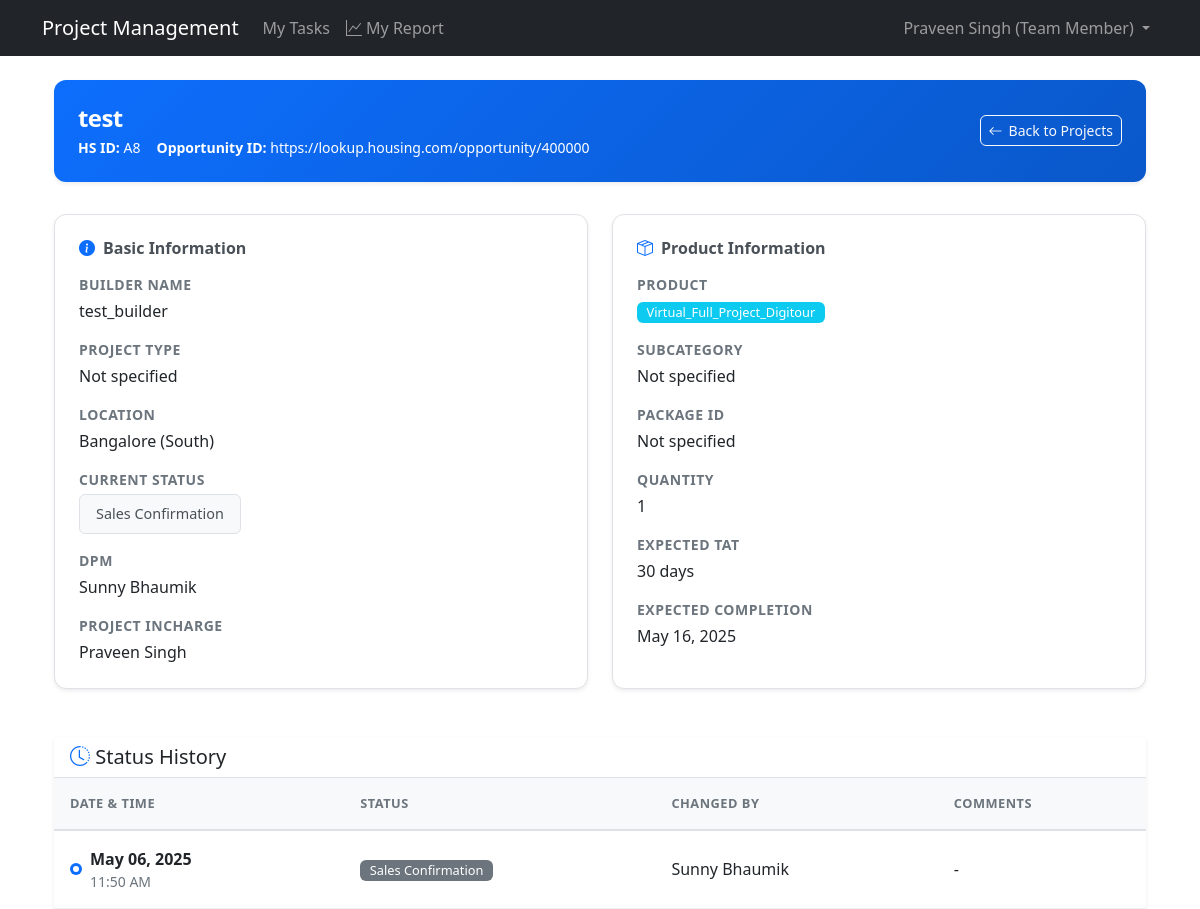
Before: /projects/aedaa6b4-0d60-4cdd-8ebd-8fbbb9c3879d/ (signed in) with the older database file.
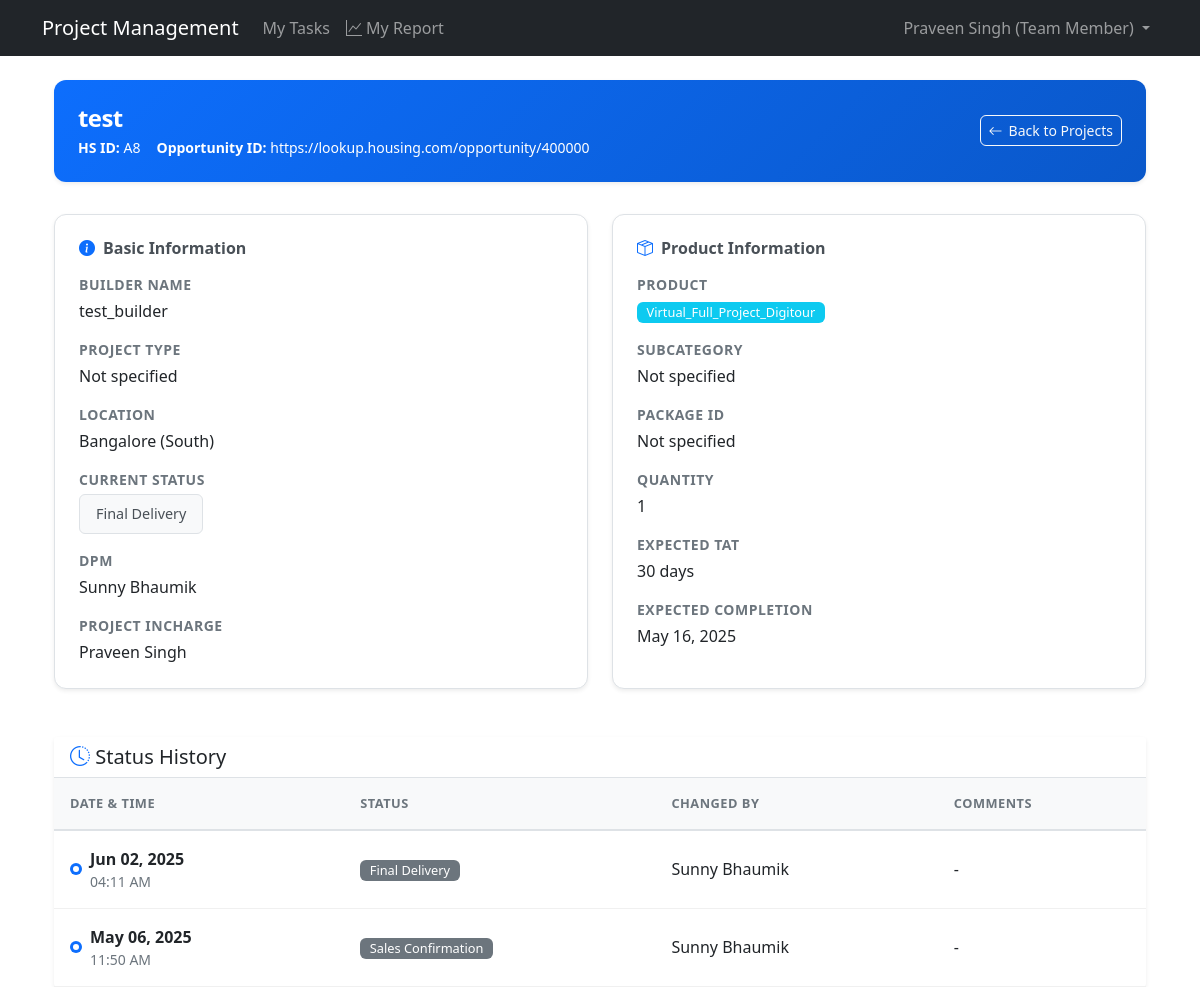
After: the same page with the newer database file.
### projects/models.py (models this page shows, shortened)
class Project(models.Model):
    id = models.UUIDField(
        primary_key=True,
        default=uuid.uuid4,
        editable=False
    )
    hs_id = models.CharField(
        max_length=10,
        unique=True,
        editable=False,
        help_text="Human-readable unique identifier (e.g., A1, A2, B1, etc.)"
    )
    opportunity_id = models.CharField(
        max_length=100,
        unique=False,
        help_text="Business opportunity identifier"
    )
    project_type = models.CharField(
        max_length=100,
        blank=True,
        null=True,
        help_text="Type of project (optional)"
    )
    project_name = models.CharField(
        max_length=255,
        help_text="Name of the project"
    )
    builder_name = models.CharField(
        max_length=255,
        help_text="Name of the builder/client"
    )
    city = models.ForeignKey(
        City,
        on_delete=models.PROTECT,
        related_name='projects',
        help_text="City where this project is located"
    )
    product = models.ForeignKey(
        Product,
        on_delete=models.PROTECT,
        related_name='projects',
        help_text="The product being delivered in this project"
    )
    product_subcategory = models.ForeignKey(
        ProductSubcategory,
        on_delete=models.PROTECT,
        related_name='projects',
        null=True,
        blank=True,
        help_text="Optional subcategory classification for this project"
    )
    package_id = models.CharField(
        max_length=100,
        blank=True,
        null=True,
        help_text="Optional package identifier"
    )
    quantity = models.PositiveIntegerField(
        help_text="Quantity of products for this project"
    )
    purchase_date = models.DateField(
        help_text="Date when the project was purchased"
    )
    sales_confirmation_date = models.DateField(
        help_text="Date when sales confirmation was received"
    )
    expected_tat = models.PositiveIntegerField(
        validators=[MinValueValidator(1)],
        help_text="Expected turnaround time in days (defaults to product TAT but can be overridden)"
    )
    account_manager = models.CharField(
        max_length=255,
        help_text="Name of the account manager responsible for this project"
    )
    dpm = models.ForeignKey(
        User,
        on_delete=models.PROTECT,
        related_name='dpm_projects',
        help_text="The Digital Project Manager assigned to this project"
    )
    current_status = models.ForeignKey(
        ProjectStatusOption,
        on_delete=models.PROTECT,
        related_name='projects',
        help_text="Current status of the project"
    )
    project_incharge = models.ForeignKey(
        'accounts.User',
        on_delete=models.PROTECT,
        related_name='incharge_projects',
        null=True,
        blank=True,
        help_text="Team member assigned as project incharge"
    )
    expected_completion_date = models.DateField(
        null=True,
        blank=True,
        help_text="Expected date of project completion"
    )
    delivery_performance_rating = models.DecimalField(
        max_digits=2,
        decimal_places=1,
        null=True,
        blank=True,
        validators=[
            MinValueValidator(1),
            MaxValueValidator(5)
        ],
        help_text="Delivery performance rating (1-5)"
    )
    created_at = models.DateTimeField(auto_now_add=True)
    updated_at = models.DateTimeField(auto_now=True)
    class Meta:
        ordering = ['-created_at']
        verbose_name = 'Project'
        verbose_name_plural = 'Projects'
        indexes = [
            models.Index(fields=['opportunity_id']),
        ]

class ProjectStatusOption(models.Model):
    id = models.UUIDField(
        primary_key=True,
        default=uuid.uuid4,
        editable=False
    )
    name = models.CharField(
        max_length=100,
        unique=True,
        help_text="Name of the status (e.g., 'Sales Confirmation')"
    )
    category_one = models.CharField(
        max_length=100,
        help_text="First level categorization (e.g., 'Awaiting Data')"
    )
    category_two = models.CharField(
        max_length=100,
        help_text="Second level categorization (e.g., 'Not Started')"
    )
    order = models.PositiveIntegerField(
        help_text="Sequence number for ordering statuses"
    )
    is_active = models.BooleanField(
        default=True,
        help_text="Whether this status is currently available for use"
    )
    created_at = models.DateTimeField(auto_now_add=True)
    updated_at = models.DateTimeField(auto_now=True)
    class Meta:
        ordering = ['order']
        verbose_name = 'Project Status Option'
        verbose_name_plural = 'Project Status Options'

class ProjectStatusHistory(models.Model):
    id = models.UUIDField(
        primary_key=True,
        default=uuid.uuid4,
        editable=False
    )
    project = models.ForeignKey(
        Project,
        on_delete=models.CASCADE,
        related_name='status_history',
        help_text="The project whose status changed"
    )
    status = models.ForeignKey(
        ProjectStatusOption,
        on_delete=models.PROTECT,
        help_text="The status that was set"
    )
    category_one_snapshot = models.CharField(
        max_length=100,
        help_text="Category one value when this status was set"
    )
    category_two_snapshot = models.CharField(
        max_length=100,
        help_text="Category two value when this status was set"
    )
    changed_by = models.ForeignKey(
        'accounts.User',
        on_delete=models.PROTECT,
        related_name='status_changes',
        help_text="The DPM who made this status change"
    )
    changed_at = models.DateTimeField(auto_now_add=True)
    comments = models.TextField(
        blank=True,
        help_text="Optional comments about why the status was changed"
    )
    class Meta:
        ordering = ['-changed_at']
        verbose_name = 'Project Status History'
        verbose_name_plural = 'Project Status Histories'

class Product(models.Model):
    id = models.UUIDField(
        primary_key=True,
        default=uuid.uuid4,
        editable=False
    )
    name = models.CharField(
        max_length=255,
        unique=True,
        help_text="Name of the product"
    )
    expected_tat = models.PositiveIntegerField(
        validators=[MinValueValidator(1)],
        help_text="Default expected turnaround time in days for this product"
    )
    is_active = models.BooleanField(
        default=True,
        help_text="Whether this product is available for new projects"
    )
    created_at = models.DateTimeField(auto_now_add=True)
    updated_at = models.DateTimeField(auto_now=True)
    class Meta:
        ordering = ['name']
        verbose_name = 'Product'
        verbose_name_plural = 'Products'

### accounts/models.py (models this page shows, shortened)
class User(AbstractUser):
    id = models.UUIDField(primary_key=True, default=uuid.uuid4, editable=False)
    ROLES = (
        ('DPM', 'Project Manager'),
        ('TEAM_MEMBER', 'Team Member'),
    )
    role = models.CharField(max_length=20, choices=ROLES)
    created_at = models.DateTimeField(auto_now_add=True)
    updated_at = models.DateTimeField(auto_now=True)
    groups = models.ManyToManyField(
        'auth.Group',
        related_name='custom_user_set',
        blank=True,
        verbose_name='groups',
        help_text='The groups this user belongs to.',
    )
    user_permissions = models.ManyToManyField(
        'auth.Permission',
        related_name='custom_user_set',
        blank=True,
        verbose_name='user permissions',
        help_text='Specific permissions for this user.',
    )

### locations/models.py (models this page shows, shortened)
class City(models.Model):
    id = models.UUIDField(primary_key=True, default=uuid.uuid4, editable=False)
    name = models.CharField(
        max_length=100,
        help_text="The name of the city"
    )
    region = models.ForeignKey(
        Region,
        on_delete=models.PROTECT,  # Prevents deletion of regions that have cities
        related_name='cities',
        help_text="The region this city belongs to"
    )
    created_at = models.DateTimeField(auto_now_add=True)
    updated_at = models.DateTimeField(auto_now=True)
    class Meta:
        ordering = ['region', 'name']
        verbose_name = 'City'
        verbose_name_plural = 'Cities'
        unique_together = ['name', 'region']  # Ensures city names are unique within a region
    def __str__(self):
        return f"{self.name} ({self.region.name})"

class Region(models.Model):
    id = models.UUIDField(primary_key=True, default=uuid.uuid4, editable=False)
    name = models.CharField(
        max_length=100,
        unique=True,
        help_text="The name of the region (e.g., 'North', 'South', 'East', 'West')"
    )
    created_at = models.DateTimeField(auto_now_add=True)
    updated_at = models.DateTimeField(auto_now=True)
    class Meta:
        ordering = ['name']  # This will order regions alphabetically by default
        verbose_name = 'Region'
        verbose_name_plural = 'Regions'

### projects/views.py (the view)
# urls.py: path('<uuid:project_id>/', views.project_detail, name='project_detail'),
@login_required
def project_detail(request, project_id):
    success, result = ProjectService.get_project_details(project_id)
    if not success:
        messages.error(request, result)
        return redirect('projects:project_list')
    project, status_history = result
    status_options = ProjectStatusOption.objects.filter(is_active=True).order_by('order')
    form = ProjectStatusUpdateForm(initial={'status': project.current_status})
    context = {
        'project': project,
        'status_history': status_history,
        'status_options': status_options,
        'form': form,
        'title': f'Project: {project.project_name}'
    }
    return render(request, 'projects/project_detail.html', context)

### projects/services.py (called while the page is built)
    @staticmethod
    def get_project_details(project_id):
        try:
            project = Project.objects.get(id=project_id)
            status_history = project.status_history.all().select_related(
                'status',
                'changed_by'
            ).order_by('-changed_at')
            logger.debug(f"Retrieved project details for {project_id}")
            return True, (project, status_history)
        except Project.DoesNotExist:
            logger.info(f"Project with ID {project_id} not found")
            return False, "Project not found"
        except Exception as e:
            logger.exception(f"Error retrieving project details {project_id}: {str(e)}")
            return False, f"An error occurred: {str(e)}"

### projects/templates/projects/project_detail.html (shortened to what the changed rows need)
{% extends "base.html" %}
{% block content %}
<div class="container-fluid">
    <div class="project-header-card">
        <div class="card-header text-white">
            <div class="d-flex justify-content-between align-items-center">
                <div>
                    <h4>{{ project.project_name }}</h4>
                    <div class="d-flex gap-3 align-items-center">
                        <small>
                            <strong>HS ID:</strong> {{ project.hs_id }}
                        </small>
                        <small>
                            <strong>Opportunity ID:</strong> {{ project.opportunity_id }}
                        </small>
                    </div>
                </div>
            </div>
        </div>
    </div>
    <div class="row mb-4">
        <div class="col-md-6 mb-4">
            <div class="info-card">
                <dl class="data-list">
                    <dt>Builder Name</dt>
                    <dd>{{ project.builder_name }}</dd>
                    <dt>Project Type</dt>
                    <dd>{{ project.project_type|default:"Not specified" }}</dd>
                    <dt>Location</dt>
                    <dd>{{ project.city }}</dd>
                    <dt>Current Status</dt>
                    <dd>
                        <div class="status-display">
                            <span class="status-badge">{{ project.current_status.name }}</span>
                        </div>
                    </dd>
                    <dt>DPM</dt>
                    <dd>{{ project.dpm.get_full_name }}</dd>
                    <dt>Project Incharge</dt>
                    <dd>
                        {% if project.project_incharge %}
                            {{ project.project_incharge.get_full_name }}
                        {% else %}
                            <span class="text-muted">Not assigned</span>
                        {% endif %}
                    </dd>
                </dl>
            </div>
        </div>
        <div class="col-md-6 mb-4">
            <div class="info-card">
                <dl class="data-list">
                    <dt>Product</dt>
                    <dd><span class="badge bg-info">{{ project.product.name }}</span></dd>
                    <dt>Subcategory</dt>
                    <dd>{{ project.product_subcategory.name|default:"Not specified" }}</dd>
                    <dt>Package ID</dt>
                    <dd>{{ project.package_id|default:"Not specified" }}</dd>
                    <dt>Quantity</dt>
                    <dd>{{ project.quantity }}</dd>
                    <dt>Expected TAT</dt>
                    <dd>{{ project.expected_tat }} days</dd>
                    <dt>Expected Completion</dt>
                    <dd>
                        {% if project.expected_completion_date %}
                            <span class="fw-semibold">{{ project.expected_completion_date|date:"M d, Y" }}</span>
                        {% else %}
                            <span class="text-muted">Not set</span>
                        {% endif %}
                    </dd>
                </dl>
            </div>
        </div>
    </div>
    <div class="card border-0 shadow-sm">
        <div class="card-body p-0">
            <div class="table-responsive">
                <table class="table history-table mb-0">
                    <thead>
                        <tr>
                            <th>Date & Time</th>
                            <th>Status</th>
                            <th>Changed By</th>
                            <th>Comments</th>
                        </tr>
                    </thead>
                    <tbody>
                        {% for history in status_history %}
                        <tr>
                            <td>
                                <div class="d-flex align-items-center">
                                    <span class="timeline-dot"></span>
                                    <div>
                                        <div class="history-date">{{ history.changed_at|date:"M d, Y" }}</div>
                                        <div class="history-time">{{ history.changed_at|date:"h:i A" }}</div>
                                    </div>
                                </div>
                            </td>
                            <td>
                                <span class="badge bg-secondary">{{ history.status.name }}</span>
                            </td>
                            <td>{{ history.changed_by.get_full_name }}</td>
                            <td>{{ history.comments|default:"-" }}</td>
                        </tr>
                        {% endfor %}
                    </tbody>
                </table>
            </div>
        </div>
    </div>
</div>
{% endblock %}

Changed rows visible on the page:
changed Project "test": current_status.name "Sales Confirmation" → "Final Delivery"
added ProjectStatusHistory: changed_at "Jun 02, 2025", changed_at "04:11 AM", status.name "Final Delivery", changed_by.get_full_name "Sunny Bhaumik", comments "-"
